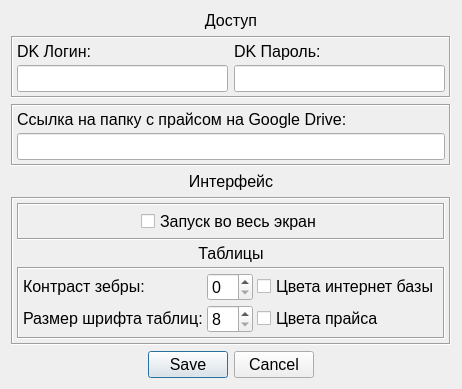
<?xml version="1.0" encoding="UTF-8"?>
<ui version="4.0">
 <class>settings_window</class>
 <widget class="QDialog" name="settings_window">
  <property name="geometry">
   <rect>
    <x>0</x>
    <y>0</y>
    <width>453</width>
    <height>387</height>
   </rect>
  </property>
  <property name="sizePolicy">
   <sizepolicy hsizetype="Fixed" vsizetype="Fixed">
    <horstretch>0</horstretch>
    <verstretch>0</verstretch>
   </sizepolicy>
  </property>
  <property name="font">
   <font>
    <pointsize>12</pointsize>
   </font>
  </property>
  <property name="windowTitle">
   <string>Настройки</string>
  </property>
  <property name="windowIcon">
   <iconset>
    <normaloff>start_test.ico</normaloff>start_test.ico</iconset>
  </property>
  <layout class="QVBoxLayout" name="verticalLayout">
   <property name="sizeConstraint">
    <enum>QLayout::SetFixedSize</enum>
   </property>
   <item>
    <widget class="QLabel" name="label_6">
     <property name="sizePolicy">
      <sizepolicy hsizetype="Preferred" vsizetype="Fixed">
       <horstretch>0</horstretch>
       <verstretch>0</verstretch>
      </sizepolicy>
     </property>
     <property name="baseSize">
      <size>
       <width>0</width>
       <height>20</height>
      </size>
     </property>
     <property name="font">
      <font>
       <family>Segoe UI</family>
       <pointsize>12</pointsize>
      </font>
     </property>
     <property name="text">
      <string>Доступ</string>
     </property>
     <property name="alignment">
      <set>Qt::AlignCenter</set>
     </property>
    </widget>
   </item>
   <item>
    <widget class="QFrame" name="frame">
     <property name="sizePolicy">
      <sizepolicy hsizetype="Preferred" vsizetype="Maximum">
       <horstretch>0</horstretch>
       <verstretch>0</verstretch>
      </sizepolicy>
     </property>
     <property name="toolTip">
      <string>Данные для входа в &quot;димку&quot;</string>
     </property>
     <property name="statusTip">
      <string>2</string>
     </property>
     <property name="whatsThis">
      <string>1</string>
     </property>
     <property name="frameShape">
      <enum>QFrame::Box</enum>
     </property>
     <property name="frameShadow">
      <enum>QFrame::Sunken</enum>
     </property>
     <layout class="QHBoxLayout" name="horizontalLayout_4">
      <property name="sizeConstraint">
       <enum>QLayout::SetMinimumSize</enum>
      </property>
      <property name="leftMargin">
       <number>4</number>
      </property>
      <property name="topMargin">
       <number>4</number>
      </property>
      <property name="rightMargin">
       <number>4</number>
      </property>
      <property name="bottomMargin">
       <number>4</number>
      </property>
      <item>
       <layout class="QVBoxLayout" name="verticalLayout_6">
        <property name="spacing">
         <number>4</number>
        </property>
        <item>
         <widget class="QLabel" name="label_2">
          <property name="sizePolicy">
           <sizepolicy hsizetype="Preferred" vsizetype="Fixed">
            <horstretch>0</horstretch>
            <verstretch>0</verstretch>
           </sizepolicy>
          </property>
          <property name="text">
           <string>DK Логин:</string>
          </property>
         </widget>
        </item>
        <item>
         <widget class="QLineEdit" name="web_login"/>
        </item>
       </layout>
      </item>
      <item>
       <layout class="QVBoxLayout" name="verticalLayout_5">
        <property name="spacing">
         <number>4</number>
        </property>
        <item>
         <widget class="QLabel" name="label_3">
          <property name="sizePolicy">
           <sizepolicy hsizetype="Preferred" vsizetype="Fixed">
            <horstretch>0</horstretch>
            <verstretch>0</verstretch>
           </sizepolicy>
          </property>
          <property name="text">
           <string>DK Пароль:</string>
          </property>
         </widget>
        </item>
        <item>
         <widget class="QLineEdit" name="web_password"/>
        </item>
       </layout>
      </item>
     </layout>
    </widget>
   </item>
   <item>
    <widget class="QFrame" name="frame_5">
     <property name="sizePolicy">
      <sizepolicy hsizetype="Preferred" vsizetype="Maximum">
       <horstretch>0</horstretch>
       <verstretch>0</verstretch>
      </sizepolicy>
     </property>
     <property name="toolTip">
      <string>Данные для входа в &quot;димку&quot;</string>
     </property>
     <property name="statusTip">
      <string>2</string>
     </property>
     <property name="whatsThis">
      <string>1</string>
     </property>
     <property name="frameShape">
      <enum>QFrame::Box</enum>
     </property>
     <property name="frameShadow">
      <enum>QFrame::Sunken</enum>
     </property>
     <layout class="QHBoxLayout" name="horizontalLayout_5">
      <property name="sizeConstraint">
       <enum>QLayout::SetMinimumSize</enum>
      </property>
      <property name="leftMargin">
       <number>4</number>
      </property>
      <property name="topMargin">
       <number>4</number>
      </property>
      <property name="rightMargin">
       <number>4</number>
      </property>
      <property name="bottomMargin">
       <number>4</number>
      </property>
      <item>
       <layout class="QVBoxLayout" name="verticalLayout_7">
        <property name="spacing">
         <number>4</number>
        </property>
        <item>
         <widget class="QLabel" name="label_8">
          <property name="sizePolicy">
           <sizepolicy hsizetype="Preferred" vsizetype="Fixed">
            <horstretch>0</horstretch>
            <verstretch>0</verstretch>
           </sizepolicy>
          </property>
          <property name="text">
           <string>Ссылка на папку с прайсом на Google Drive:</string>
          </property>
         </widget>
        </item>
        <item>
         <widget class="QLineEdit" name="gdrive_folder_link"/>
        </item>
       </layout>
      </item>
     </layout>
    </widget>
   </item>
   <item>
    <widget class="QLabel" name="label_7">
     <property name="sizePolicy">
      <sizepolicy hsizetype="Preferred" vsizetype="Fixed">
       <horstretch>0</horstretch>
       <verstretch>0</verstretch>
      </sizepolicy>
     </property>
     <property name="baseSize">
      <size>
       <width>0</width>
       <height>20</height>
      </size>
     </property>
     <property name="font">
      <font>
       <family>Segoe UI</family>
       <pointsize>12</pointsize>
      </font>
     </property>
     <property name="text">
      <string>Интерфейс</string>
     </property>
     <property name="alignment">
      <set>Qt::AlignCenter</set>
     </property>
    </widget>
   </item>
   <item>
    <widget class="QFrame" name="frame_4">
     <property name="sizePolicy">
      <sizepolicy hsizetype="Preferred" vsizetype="Maximum">
       <horstretch>0</horstretch>
       <verstretch>0</verstretch>
      </sizepolicy>
     </property>
     <property name="minimumSize">
      <size>
       <width>0</width>
       <height>100</height>
      </size>
     </property>
     <property name="frameShape">
      <enum>QFrame::Box</enum>
     </property>
     <property name="frameShadow">
      <enum>QFrame::Sunken</enum>
     </property>
     <layout class="QVBoxLayout" name="verticalLayout_13">
      <property name="spacing">
       <number>4</number>
      </property>
      <property name="leftMargin">
       <number>4</number>
      </property>
      <property name="topMargin">
       <number>4</number>
      </property>
      <property name="rightMargin">
       <number>4</number>
      </property>
      <property name="bottomMargin">
       <number>4</number>
      </property>
      <item>
       <widget class="QFrame" name="frame_2">
        <property name="sizePolicy">
         <sizepolicy hsizetype="Preferred" vsizetype="Maximum">
          <horstretch>0</horstretch>
          <verstretch>0</verstretch>
         </sizepolicy>
        </property>
        <property name="frameShape">
         <enum>QFrame::Box</enum>
        </property>
        <property name="frameShadow">
         <enum>QFrame::Sunken</enum>
        </property>
        <layout class="QVBoxLayout" name="verticalLayout_3">
         <property name="spacing">
          <number>4</number>
         </property>
         <property name="leftMargin">
          <number>4</number>
         </property>
         <property name="topMargin">
          <number>4</number>
         </property>
         <property name="rightMargin">
          <number>4</number>
         </property>
         <property name="bottomMargin">
          <number>4</number>
         </property>
         <item>
          <layout class="QHBoxLayout" name="horizontalLayout">
           <item>
            <spacer name="horizontalSpacer">
             <property name="orientation">
              <enum>Qt::Horizontal</enum>
             </property>
             <property name="sizeHint" stdset="0">
              <size>
               <width>40</width>
               <height>20</height>
              </size>
             </property>
            </spacer>
           </item>
           <item>
            <widget class="QCheckBox" name="chk_fullscreen">
             <property name="text">
              <string>Запуск во весь экран</string>
             </property>
            </widget>
           </item>
           <item>
            <spacer name="horizontalSpacer_2">
             <property name="orientation">
              <enum>Qt::Horizontal</enum>
             </property>
             <property name="sizeHint" stdset="0">
              <size>
               <width>40</width>
               <height>20</height>
              </size>
             </property>
            </spacer>
           </item>
          </layout>
         </item>
        </layout>
       </widget>
      </item>
      <item>
       <widget class="QLabel" name="label_10">
        <property name="sizePolicy">
         <sizepolicy hsizetype="Preferred" vsizetype="Fixed">
          <horstretch>0</horstretch>
          <verstretch>0</verstretch>
         </sizepolicy>
        </property>
        <property name="baseSize">
         <size>
          <width>0</width>
          <height>20</height>
         </size>
        </property>
        <property name="text">
         <string>Таблицы</string>
        </property>
        <property name="alignment">
         <set>Qt::AlignCenter</set>
        </property>
       </widget>
      </item>
      <item>
       <widget class="QFrame" name="frame_3">
        <property name="sizePolicy">
         <sizepolicy hsizetype="Preferred" vsizetype="Maximum">
          <horstretch>0</horstretch>
          <verstretch>0</verstretch>
         </sizepolicy>
        </property>
        <property name="frameShape">
         <enum>QFrame::Box</enum>
        </property>
        <property name="frameShadow">
         <enum>QFrame::Sunken</enum>
        </property>
        <layout class="QGridLayout" name="gridLayout">
         <property name="leftMargin">
          <number>4</number>
         </property>
         <property name="topMargin">
          <number>4</number>
         </property>
         <property name="rightMargin">
          <number>4</number>
         </property>
         <property name="bottomMargin">
          <number>4</number>
         </property>
         <property name="spacing">
          <number>4</number>
         </property>
         <item row="2" column="1">
          <layout class="QVBoxLayout" name="verticalLayout_2">
           <item>
            <widget class="QCheckBox" name="colored_price_table">
             <property name="text">
              <string>Цвета прайса</string>
             </property>
            </widget>
           </item>
          </layout>
         </item>
         <item row="1" column="0">
          <layout class="QHBoxLayout" name="horizontalLayout_3">
           <item>
            <widget class="QLabel" name="label_4">
             <property name="sizePolicy">
              <sizepolicy hsizetype="Preferred" vsizetype="Maximum">
               <horstretch>0</horstretch>
               <verstretch>0</verstretch>
              </sizepolicy>
             </property>
             <property name="text">
              <string>Контраст зебры:</string>
             </property>
            </widget>
           </item>
           <item>
            <widget class="QSpinBox" name="zebra_contrast">
             <property name="sizePolicy">
              <sizepolicy hsizetype="Maximum" vsizetype="Fixed">
               <horstretch>0</horstretch>
               <verstretch>0</verstretch>
              </sizepolicy>
             </property>
             <property name="maximum">
              <number>30</number>
             </property>
            </widget>
           </item>
          </layout>
         </item>
         <item row="1" column="1">
          <layout class="QVBoxLayout" name="verticalLayout_8">
           <item>
            <widget class="QCheckBox" name="colored_web_table">
             <property name="text">
              <string>Цвета интернет базы</string>
             </property>
            </widget>
           </item>
          </layout>
         </item>
         <item row="2" column="0">
          <layout class="QHBoxLayout" name="horizontalLayout_2">
           <item>
            <widget class="QLabel" name="label_5">
             <property name="sizePolicy">
              <sizepolicy hsizetype="Preferred" vsizetype="Maximum">
               <horstretch>0</horstretch>
               <verstretch>0</verstretch>
              </sizepolicy>
             </property>
             <property name="text">
              <string>Размер шрифта таблиц:</string>
             </property>
            </widget>
           </item>
           <item>
            <widget class="QSpinBox" name="tables_font_size">
             <property name="sizePolicy">
              <sizepolicy hsizetype="Maximum" vsizetype="Fixed">
               <horstretch>0</horstretch>
               <verstretch>0</verstretch>
              </sizepolicy>
             </property>
             <property name="minimum">
              <number>8</number>
             </property>
             <property name="maximum">
              <number>26</number>
             </property>
            </widget>
           </item>
          </layout>
         </item>
        </layout>
       </widget>
      </item>
     </layout>
    </widget>
   </item>
   <item>
    <widget class="QDialogButtonBox" name="buttonBox">
     <property name="sizePolicy">
      <sizepolicy hsizetype="Minimum" vsizetype="Fixed">
       <horstretch>0</horstretch>
       <verstretch>0</verstretch>
      </sizepolicy>
     </property>
     <property name="orientation">
      <enum>Qt::Horizontal</enum>
     </property>
     <property name="standardButtons">
      <set>QDialogButtonBox::Cancel|QDialogButtonBox::Save</set>
     </property>
     <property name="centerButtons">
      <bool>true</bool>
     </property>
    </widget>
   </item>
  </layout>
 </widget>
 <resources/>
 <connections>
  <connection>
   <sender>buttonBox</sender>
   <signal>accepted()</signal>
   <receiver>settings_window</receiver>
   <slot>accept()</slot>
   <hints>
    <hint type="sourcelabel">
     <x>248</x>
     <y>254</y>
    </hint>
    <hint type="destinationlabel">
     <x>157</x>
     <y>274</y>
    </hint>
   </hints>
  </connection>
  <connection>
   <sender>buttonBox</sender>
   <signal>rejected()</signal>
   <receiver>settings_window</receiver>
   <slot>reject()</slot>
   <hints>
    <hint type="sourcelabel">
     <x>316</x>
     <y>260</y>
    </hint>
    <hint type="destinationlabel">
     <x>286</x>
     <y>274</y>
    </hint>
   </hints>
  </connection>
 </connections>
</ui>
